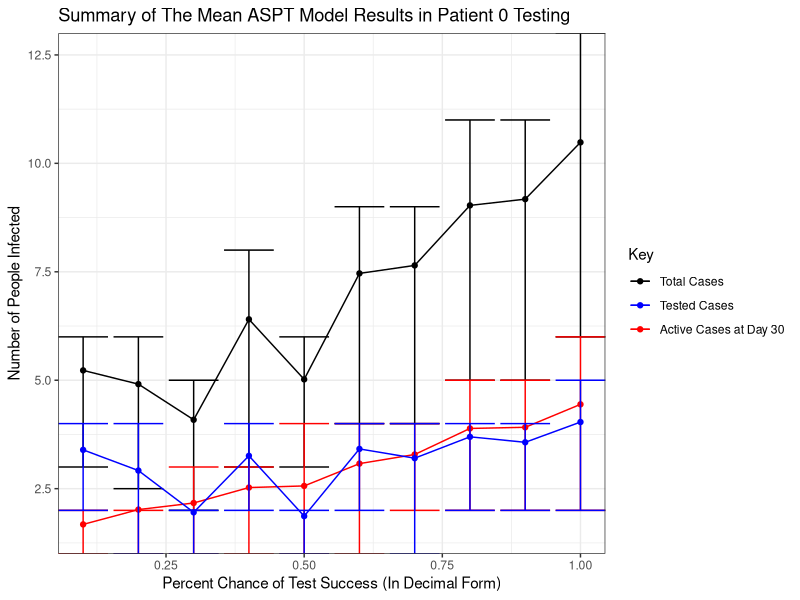
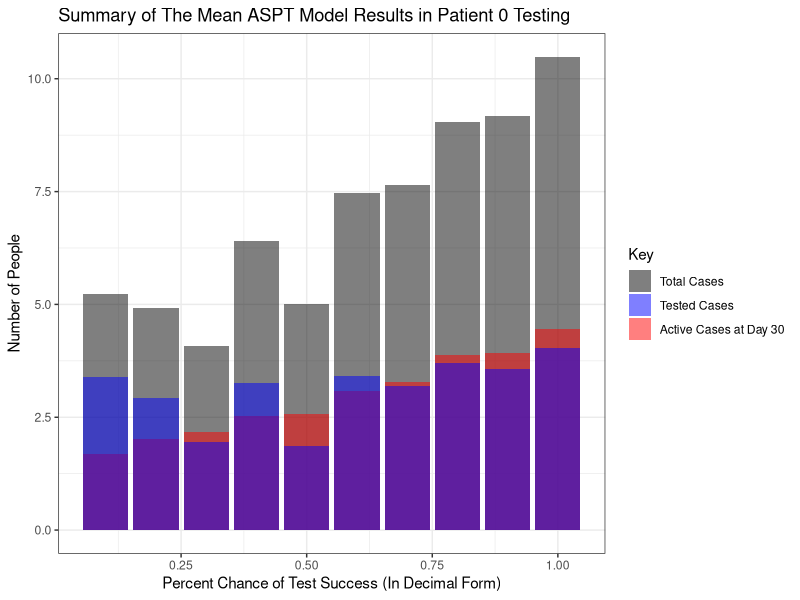
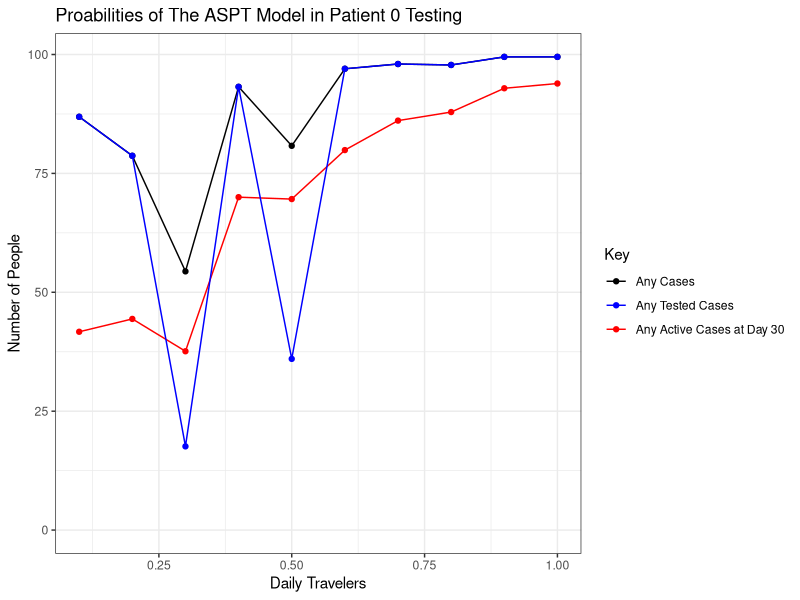
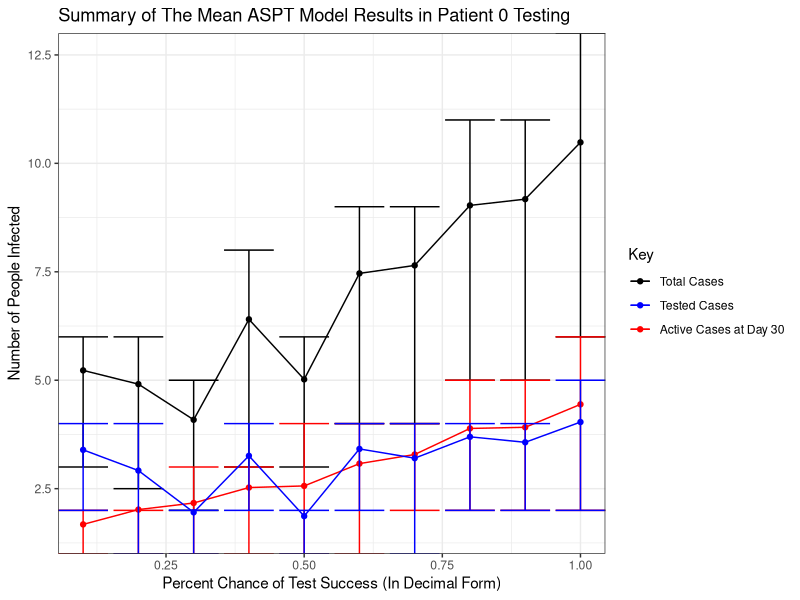
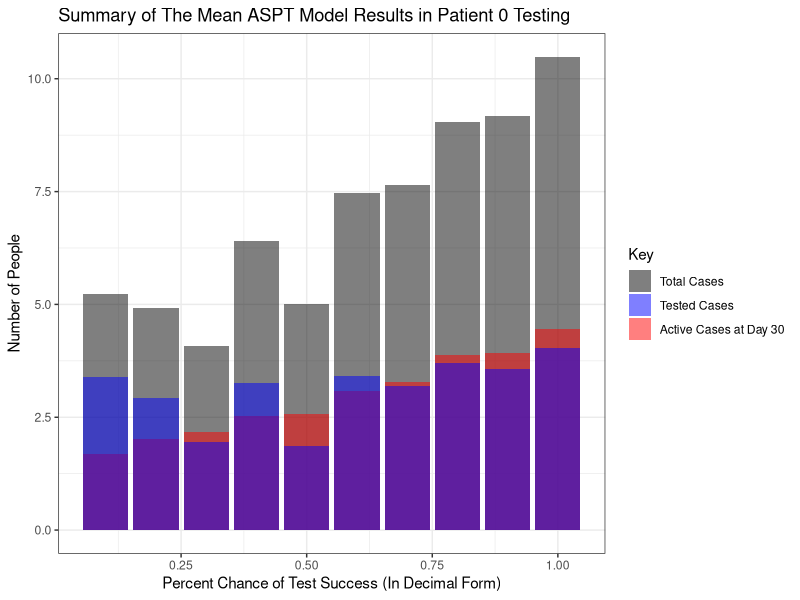
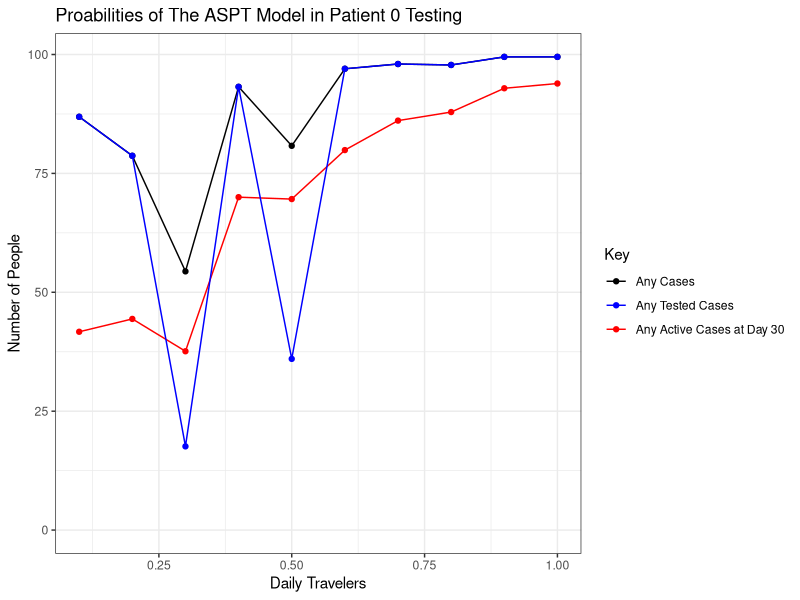

Write R code to recreate these figures, in order.
library(ggplot2)
library(readxl)

my_data <- read_excel("Output4.xlsx", na = c("NA",0))
i = 2
#1 = Total, 2 = Active, 3 = Tested
lengths1 = c()
means1 = c()
medians1 = c()
iqr_max1 = c()
iqr_min1 = c()
days = c()
total1 = c()

lengths2 = c()
means2 = c()
medians2 = c()
iqr_max2 = c()
iqr_min2 = c()
total2 = c()

lengths3 = c()
means3 = c()
medians3 = c()
iqr_max3 = c()
iqr_min3 = c()
total3 = c()
while(i <= 5*10-1) {
  #Total Infected Data
  lengths1 = c(lengths1, length(na.omit(unlist(my_data[i], use.names = FALSE))))
  means1 = c(means1, mean(na.omit(unlist(my_data[i], use.names = FALSE))))
  medians1 = c(medians1, median(na.omit(unlist(my_data[i], use.names = FALSE))))
  iqr_max1 = c(iqr_max1, summary(na.omit(unlist(my_data[i], use.names = FALSE)))[[5]])
  iqr_min1 = c(iqr_min1, summary(na.omit(unlist(my_data[i], use.names = FALSE)))[[2]])
  total1 = c(total1, na.omit(unlist(my_data[i], use.names = FALSE)))
  
  #Days Data
  days = c(days, na.omit(unlist(my_data[i-1], use.names = FALSE)))
  
  #Current Infected Data
  lengths2 = c(lengths2, length(na.omit(unlist(my_data[i+1], use.names = FALSE))))
  means2 = c(means2, mean(na.omit(unlist(my_data[i+1], use.names = FALSE))))
  medians2 = c(medians2, median(na.omit(unlist(my_data[i+1], use.names = FALSE))))
  iqr_max2 = c(iqr_max2, summary(na.omit(unlist(my_data[i+1], use.names = FALSE)))[[5]])
  iqr_min2 = c(iqr_min2, summary(na.omit(unlist(my_data[i+1], use.names = FALSE)))[[2]])
  total2 = c(total2, na.omit(unlist(my_data[i+1], use.names = FALSE)))
  
  #Tested Data
  lengths3 = c(lengths3, length(na.omit(unlist(my_data[i+2], use.names = FALSE))))
  means3 = c(means3, mean(na.omit(unlist(my_data[i+2], use.names = FALSE))))
  medians3 = c(medians3, median(na.omit(unlist(my_data[i+2], use.names = FALSE))))
  iqr_max3 = c(iqr_max3, summary(na.omit(unlist(my_data[i+2], use.names = FALSE)))[[5]])
  iqr_min3 = c(iqr_min3, summary(na.omit(unlist(my_data[i+2], use.names = FALSE)))[[2]])
  total3 = c(total3, na.omit(unlist(my_data[i+2], use.names = FALSE)))
  i = i + 5
}
lengths1 = lengths1 / 10
lengths2 = lengths2 / 10
lengths3 = lengths3 / 10
x = c(0.1,0.2,0.3,0.4,0.5,0.6,0.7,0.8,0.9,1)

df1 <- data.frame(x,means1, iqr_min1, iqr_max1)
df2 <- data.frame(x,means2, iqr_min2, iqr_max2)
df3 <- data.frame(x,means3, iqr_min3, iqr_max3)
b <- ggplot()
b <- b + geom_line(data = df1, aes(x,means1, color = 'black'))+
  geom_point(data = df1, aes(x,means1, color = 'black')) + 
  geom_errorbar(data = df1, aes(x,means1, ymin = iqr_min1, ymax = iqr_max1, color = 'black'))
b <- b + geom_line(data = df2, aes(x,means2, color = 'red')) +
  geom_point(data = df2, aes(x,means2, color = 'red')) +
  geom_errorbar(data = df2, aes(x,means2, ymin = iqr_min2, ymax = iqr_max2, color = 'red'))
b <- b + geom_line(data = df3, aes(x,means3, color = 'blue')) +
  geom_point(data = df3, aes(x,means3, color = 'blue')) +
  geom_errorbar(data = df3, aes(x,means3, ymin = iqr_min3, ymax = iqr_max3, color = 'blue'))
b <- b + labs(x = 'Percent Chance of Test Success (In Decimal Form)', 
              y = 'Number of People Infected',
              title = 'Summary of The Mean ASPT Model Results in Patient 0 Testing') 
b <- b + theme_bw()
b <- b + scale_color_identity(name = 'Key', guide = 'legend', labels = c('Total Cases', 'Tested Cases','Active Cases at Day 30'))
b <- b + scale_x_continuous(expand = c(0, 0)) + 
  scale_y_continuous(expand = c(0, 0))
b
ggsave('Mean_Data_1_Index.png', b, 'png')

df1 <- data.frame(x,means1)
df2 <- data.frame(x,means2)
df3 <- data.frame(x,means3)
b <- ggplot()
b <- b + geom_bar(data = df1, aes(x = x, y = means1, fill = 'black'), alpha = 0.5, stat='identity')
b <- b + geom_bar(data = df2, aes(x = x, y = means2, fill = 'red'), alpha = 0.5, stat='identity') 
b <- b + geom_bar(data = df3, aes(x = x, y = means3, fill = 'blue'), alpha = 0.5, stat='identity')
b <- b + labs(x = 'Percent Chance of Test Success (In Decimal Form)', 
              y = 'Number of People',
              title = 'Summary of The Mean ASPT Model Results in Patient 0 Testing') 
b <- b + theme_bw()
b <- b + scale_fill_identity(name = 'Key', guide = 'legend', labels = c('Total Cases', 'Tested Cases','Active Cases at Day 30'))
b
ggsave('Histogram_Data_0_Index.png', b, 'png')

df1 <- data.frame(x,lengths1, iqr_min1, iqr_max1)
df2 <- data.frame(x,lengths2, iqr_min2, iqr_max2)
df3 <- data.frame(x,lengths3, iqr_min3, iqr_max3)
b <- ggplot()
b <- b + geom_line(data = df1, aes(x,lengths1, color = 'black'))+
  geom_point(data = df1, aes(x,lengths1, color = 'black'))
b <- b + geom_line(data = df2, aes(x,lengths2, color = 'red'))+
  geom_point(data = df2, aes(x,lengths2, color = 'red'))
b <- b + geom_line(data = df3, aes(x,lengths3, color = 'blue')) +
  geom_point(data = df3, aes(x,lengths3, color = 'blue'))
b <- b + labs(x = 'Daily Travelers', 
              y = 'Number of People',
              title = 'Proabilities of The ASPT Model in Patient 0 Testing') 
b <- b + scale_color_identity(name = 'Key', guide = 'legend', labels = c('Any Cases', 'Any Tested Cases','Any Active Cases at Day 30'))
b <- b + expand_limits(x = 1, y = 0)
b <- b + theme_bw()
b
ggsave('Probability_Data_0_Index.png', b, 'png')